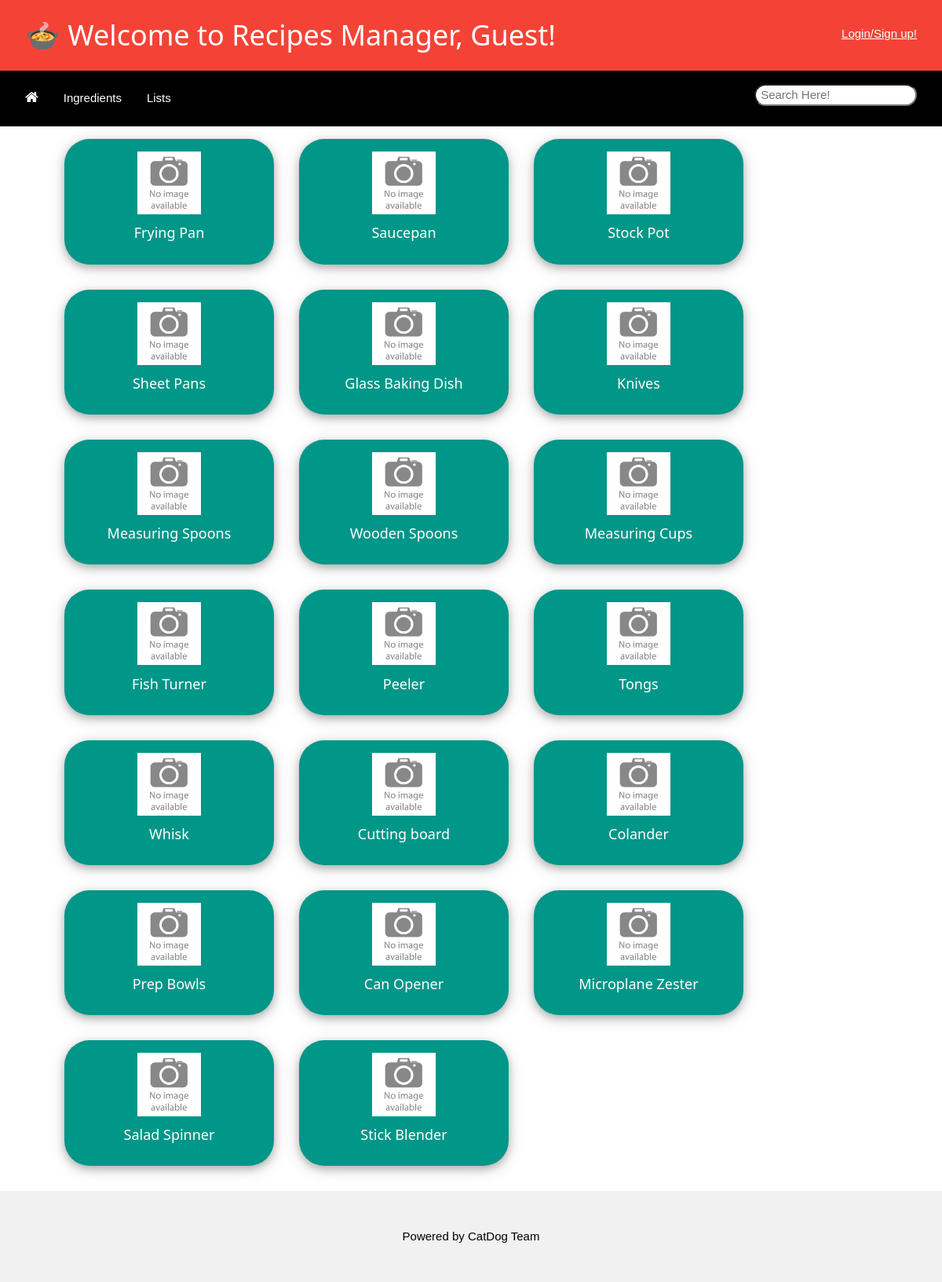
Page /utensil/ on the committed database.
### recipeManager/models.py (models this page shows)
class Utensil(models.Model):
    utensilID = models.AutoField(primary_key=True)
    utensilName = models.CharField(max_length=50, unique=True)
    utensilImg = models.ImageField(upload_to ='utensil', blank=True, null=True, default='default/noImage.jpeg')

### recipeManager/views.py (the view)
# urls.py: path('utensil/', views.utensil, name='utensil'),
def utensil(request):
    message = ""
    allUtensil = Utensil.objects.all()
    if request.POST:
        searchFor = request.POST['searchFor']
        allUtensil = allUtensil.filter(utensilName__contains=searchFor)
    if not allUtensil:
        message = "There is no entry for utensil!!!"
    user_fname = ', Guest'
    login_stat = True
    if request.user.is_authenticated:
        user_fname = ', ' + request.user.get_short_name()
        login_stat = False
    template = loader.get_template('recipeManager/utensil.html')
    context = {
        'loginStat' : login_stat,
        'name' : user_fname,
        'allUtensil' : allUtensil,
        'message' : message,
    }
    return HttpResponse(template.render(context, request))

### recipeManager/templates/recipeManager/utensil.html (shortened to what this page needs)
<!DOCTYPE html>
<html>
    <head>
        <link rel="stylesheet" href="/static/recipeManager/css/w3.css">
        <link rel="stylesheet" href="https://cdnjs.cloudflare.com/ajax/libs/font-awesome/4.7.0/css/font-awesome.min.css">
    </head>
    <body>
        <header class="w3-container w3-bar w3-red">
            <h1 class="w3-bar-item">&#127858 Welcome to Recipes Manager{{name}}!</h1>
            {% if loginStat %}
                <div >
                    <a href="/login/" class="w3-bar-item w3-block w3-mobile w3-padding-32 w3-right">Login/Sign up!</a>
                </div>
            {% else %}
                <a href={% url 'logout' %} class="w3-bar-item w3-block w3-mobile w3-padding-32 w3-right">Logout!</a><a href="/profile/" class="w3-bar-item w3-block w3-mobile w3-padding-32 w3-right">Profile Setting</a>
            {% endif%}
        </header>
        <div class="w3-bar w3-black">
            <div class="w3-panel w3-left">
                <a href="/" class="w3-bar-item w3-button"><i class="w3-large fa fa-home"></i></a>
                <a href="/ingredient/" class="w3-bar-item w3-button ">Ingredients</a>
                {% if loginStat %}
                    <a href="/list/" class="w3-bar-item w3-button">Lists</a>
                {% endif%}
            </div>
            <div class="w3-container w3-right">
                <form class="w3-panel" method="post">
                    <input class="w3-round-xlarge" type="search" id="searchFor" name="searchFor" placeholder=" Search Here!">
                </form>
            </div>
        </div>
        <div class="w3-content" style="max-width:1100px">
            <div class="w3-container">
               {% if allUtensil %}
                    {% for item in allUtensil %}
                        <div class="w3-mobile w3-quarter w3-teal w3-padding-16 w3-card-4 w3-round-xxlarge w3-margin">
                            <div class="w3-center">
                                <img width="30%" src="/media/{{ item.utensilImg }}" alt="{{ item.utensilName }}">
                                <div class="w3-container">
                                    <h5>{{ item.utensilName }}</h5>
                                </div>
                            </div>
                        </div>
                    {% endfor %}
               {% endif %}
            </div>
        </div>
        <footer class="w3-center w3-light-grey w3-padding-32 w3-margin-top">
            <p>Powered by CatDog Team</p>
        </footer>
    </body>
</html>

### recipeManager/static/recipeManager/css/w3.css (style rules this page uses)
*,*:before,*:after { box-sizing:inherit }
html { -ms-text-size-adjust:100%;-webkit-text-size-adjust:100% }
body { margin:0 }
article,aside,details,figcaption,figure,footer,header,main,menu,nav,section { display:block }
a { background-color:transparent }
img { border-style:none }
button,input,select,textarea,optgroup { font:inherit;margin:0 }
button,input { overflow:visible }
[type=search] { -webkit-appearance:textfield;outline-offset:-2px }
html,body { font-family:Verdana,sans-serif;font-size:15px;line-height:1.5 }
html { overflow-x:hidden }
h1 { font-size:36px }
h5 { font-size:18px }
h1,h2,h3,h4,h5,h6 { font-family:"Segoe UI",Arial,sans-serif;font-weight:400;margin:10px 0 }
img { vertical-align:middle }
a { color:inherit }
.w3-btn,.w3-button { border:none;display:inline-block;padding:8px 16px;vertical-align:middle;overflow:hidden;text-decoration:none;color:inherit;background-color:inherit;text-align:center;cursor:pointer;white-space:nowrap }
.w3-btn,.w3-button { -webkit-touch-callout:none;-webkit-user-select:none;-khtml-user-select:none;-moz-user-select:none;-ms-user-select:none;user-select:none }
.w3-bar { width:100%;overflow:hidden }
.w3-bar .w3-bar-item { padding:8px 16px;float:left;width:auto;border:none;display:block;outline:0 }
.w3-bar .w3-button { white-space:normal }
.w3-block { display:block;width:100% }
.w3-container:after,.w3-container:before,.w3-panel:after,.w3-panel:before,.w3-row:after,.w3-row:before,.w3-row-padding:after,.w3-row-padding:before, .w3-cell-row:before,.w3-cell-row:after,.w3-clear:after,.w3-clear:before,.w3-bar:before,.w3-bar:after { content:"";display:table;clear:both }
.w3-col,.w3-half,.w3-third,.w3-twothird,.w3-threequarter,.w3-quarter { float:left;width:100% }
@media (min-width:601px) { .w3-col.m3,.w3-quarter { width:24.99999% } }
.w3-content,.w3-auto { margin-left:auto;margin-right:auto }
.w3-content { max-width:980px }
.w3-round-xlarge { border-radius:16px }
.w3-round-xxlarge { border-radius:32px }
.w3-container,.w3-panel { padding:0.01em 16px }
.w3-panel { margin-top:16px;margin-bottom:16px }
.w3-card-4,.w3-hover-shadow:hover { box-shadow:0 4px 10px 0 rgba(0,0,0,0.2),0 4px 20px 0 rgba(0,0,0,0.19) }
.w3-large { font-size:18px!important }
.w3-center { text-align:center!important }
.w3-margin { margin:16px!important }
.w3-margin-top { margin-top:16px!important }
.w3-padding-16 { padding-top:16px!important;padding-bottom:16px!important }
.w3-padding-32 { padding-top:32px!important;padding-bottom:32px!important }
.w3-left { float:left!important }
.w3-right { float:right!important }
.w3-red,.w3-hover-red:hover { color:#fff!important;background-color:#f44336!important }
.w3-teal,.w3-hover-teal:hover { color:#fff!important;background-color:#009688!important }
.w3-black,.w3-hover-black:hover { color:#fff!important;background-color:#000!important }
.w3-light-grey,.w3-hover-light-grey:hover,.w3-light-gray,.w3-hover-light-gray:hover { color:#000!important;background-color:#f1f1f1!important }

### rows in the picture
Utensil: utensilImg (picture), utensilName "Frying Pan"
Utensil: utensilImg (picture), utensilName "Saucepan"
Utensil: utensilImg (picture), utensilName "Stock Pot"
Utensil: utensilImg (picture), utensilName "Sheet Pans"
Utensil: utensilImg (picture), utensilName "Glass Baking Dish"
Utensil: utensilImg (picture), utensilName "Knives"
Utensil: utensilImg (picture), utensilName "Measuring Spoons"
Utensil: utensilImg (picture), utensilName "Wooden Spoons"
Utensil: utensilImg (picture), utensilName "Measuring Cups"
Utensil: utensilImg (picture), utensilName "Fish Turner"
Utensil: utensilImg (picture), utensilName "Peeler"
Utensil: utensilImg (picture), utensilName "Tongs"
Utensil: utensilImg (picture), utensilName "Whisk"
Utensil: utensilImg (picture), utensilName "Cutting board"
Utensil: utensilImg (picture), utensilName "Colander"
Utensil: utensilImg (picture), utensilName "Prep Bowls"
Utensil: utensilImg (picture), utensilName "Can Opener"
Utensil: utensilImg (picture), utensilName "Microplane Zester"
Utensil: utensilImg (placeholder picture), utensilName "Salad Spinner"
Utensil: utensilImg (placeholder picture), utensilName "Stick Blender"

### other values in the picture
{{ name }} ", Guest"
